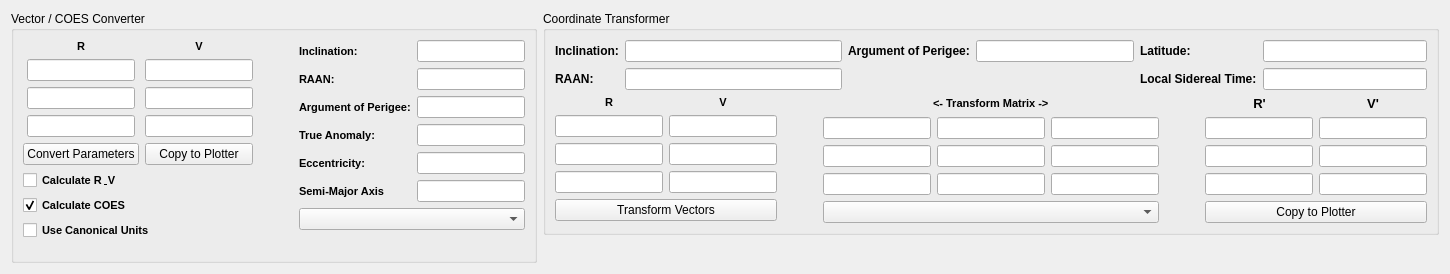
          <widget class="QWidget" name="coesCalcTab">
           <attribute name="title">
            <string>COES Calculator</string>
           </attribute>
           <layout class="QHBoxLayout" name="horizontalLayout_31">
            <item alignment="Qt::AlignLeft|Qt::AlignTop">
             <widget class="QGroupBox" name="groupBox_7">
              <property name="title">
               <string>Vector / COES Converter</string>
              </property>
              <layout class="QHBoxLayout" name="horizontalLayout_30">
               <item>
                <layout class="QFormLayout" name="formLayout_17">
                 <property name="labelAlignment">
                  <set>Qt::AlignCenter</set>
                 </property>
                 <property name="formAlignment">
                  <set>Qt::AlignHCenter|Qt::AlignTop</set>
                 </property>
                 <item row="0" column="0">
                  <widget class="QLabel" name="label_88">
                   <property name="font">
                    <font>
                     <pointsize>8</pointsize>
                     <weight>75</weight>
                     <bold>true</bold>
                    </font>
                   </property>
                   <property name="text">
                    <string>R</string>
                   </property>
                   <property name="alignment">
                    <set>Qt::AlignCenter</set>
                   </property>
                  </widget>
                 </item>
                 <item row="0" column="1">
                  <widget class="QLabel" name="label_89">
                   <property name="font">
                    <font>
                     <pointsize>8</pointsize>
                     <weight>75</weight>
                     <bold>true</bold>
                    </font>
                   </property>
                   <property name="text">
                    <string>V</string>
                   </property>
                   <property name="alignment">
                    <set>Qt::AlignCenter</set>
                   </property>
                  </widget>
                 </item>
                 <item row="1" column="0">
                  <widget class="QLineEdit" name="r1VecCoesConverterEdit">
                   <property name="alignment">
                    <set>Qt::AlignCenter</set>
                   </property>
                  </widget>
                 </item>
                 <item row="1" column="1">
                  <widget class="QLineEdit" name="v1VecCoesConverterEdit">
                   <property name="alignment">
                    <set>Qt::AlignCenter</set>
                   </property>
                  </widget>
                 </item>
                 <item row="2" column="0">
                  <widget class="QLineEdit" name="r2VecCoesConverterEdit">
                   <property name="alignment">
                    <set>Qt::AlignCenter</set>
                   </property>
                  </widget>
                 </item>
                 <item row="2" column="1">
                  <widget class="QLineEdit" name="v2VecCoesConverterEdit">
                   <property name="alignment">
                    <set>Qt::AlignCenter</set>
                   </property>
                  </widget>
                 </item>
                 <item row="3" column="0">
                  <widget class="QLineEdit" name="r3VecCoesConverterEdit">
                   <property name="alignment">
                    <set>Qt::AlignCenter</set>
                   </property>
                  </widget>
                 </item>
                 <item row="3" column="1">
                  <widget class="QLineEdit" name="v3VecCoesConverterEdit">
                   <property name="alignment">
                    <set>Qt::AlignCenter</set>
                   </property>
                  </widget>
                 </item>
                 <item row="4" column="0">
                  <widget class="QPushButton" name="convertVectorCoesBtn">
                   <property name="text">
                    <string>Convert Parameters</string>
                   </property>
                  </widget>
                 </item>
                 <item row="4" column="1">
                  <widget class="QPushButton" name="copyCoesConverterVecsToPlotterBtn">
                   <property name="text">
                    <string>Copy to Plotter</string>
                   </property>
                  </widget>
                 </item>
                 <item row="5" column="0" colspan="2">
                  <widget class="QCheckBox" name="calculateRVchckbx">
                   <property name="font">
                    <font>
                     <pointsize>8</pointsize>
                     <weight>75</weight>
                     <bold>true</bold>
                    </font>
                   </property>
                   <property name="text">
                    <string>Calculate R &amp; V</string>
                   </property>
                   <property name="checked">
                    <bool>false</bool>
                   </property>
                   <attribute name="buttonGroup">
                    <string notr="true">buttonGroup_2</string>
                   </attribute>
                  </widget>
                 </item>
                 <item row="6" column="0" colspan="2">
                  <widget class="QCheckBox" name="calculateCoesChckbx">
                   <property name="font">
                    <font>
                     <pointsize>8</pointsize>
                     <weight>75</weight>
                     <bold>true</bold>
                    </font>
                   </property>
                   <property name="text">
                    <string>Calculate COES</string>
                   </property>
                   <property name="checked">
                    <bool>true</bool>
                   </property>
                   <attribute name="buttonGroup">
                    <string notr="true">buttonGroup_2</string>
                   </attribute>
                  </widget>
                 </item>
                 <item row="7" column="0" colspan="2">
                  <widget class="QCheckBox" name="vecCoesConverterUseCanonicalChckBx">
                   <property name="font">
                    <font>
                     <pointsize>8</pointsize>
                     <weight>75</weight>
                     <bold>true</bold>
                    </font>
                   </property>
                   <property name="text">
                    <string>Use Canonical Units</string>
                   </property>
                  </widget>
                 </item>
                </layout>
               </item>
               <item>
                <spacer name="horizontalSpacer_3">
                 <property name="orientation">
                  <enum>Qt::Horizontal</enum>
                 </property>
                 <property name="sizeHint" stdset="0">
                  <size>
                   <width>40</width>
                   <height>20</height>
                  </size>
                 </property>
                </spacer>
               </item>
               <item>
                <layout class="QFormLayout" name="formLayout_2">
                 <item row="0" column="0">
                  <widget class="QLabel" name="label_90">
                   <property name="font">
                    <font>
                     <pointsize>8</pointsize>
                     <weight>75</weight>
                     <bold>true</bold>
                    </font>
                   </property>
                   <property name="text">
                    <string>Inclination:</string>
                   </property>
                  </widget>
                 </item>
                 <item row="0" column="1">
                  <widget class="QLineEdit" name="inclinationCoesConvertEdit">
                   <property name="alignment">
                    <set>Qt::AlignCenter</set>
                   </property>
                  </widget>
                 </item>
                 <item row="1" column="0">
                  <widget class="QLabel" name="label_91">
                   <property name="font">
                    <font>
                     <pointsize>8</pointsize>
                     <weight>75</weight>
                     <bold>true</bold>
                    </font>
                   </property>
                   <property name="text">
                    <string>RAAN:</string>
                   </property>
                  </widget>
                 </item>
                 <item row="1" column="1">
                  <widget class="QLineEdit" name="raanCoesConvertEdit">
                   <property name="alignment">
                    <set>Qt::AlignCenter</set>
                   </property>
                  </widget>
                 </item>
                 <item row="2" column="0">
                  <widget class="QLabel" name="label_92">
                   <property name="font">
                    <font>
                     <pointsize>8</pointsize>
                     <weight>75</weight>
                     <bold>true</bold>
                    </font>
                   </property>
                   <property name="text">
                    <string>Argument of Perigee:</string>
                   </property>
                  </widget>
                 </item>
                 <item row="2" column="1">
                  <widget class="QLineEdit" name="argPerigCoesConvertEdit">
                   <property name="alignment">
                    <set>Qt::AlignCenter</set>
                   </property>
                  </widget>
                 </item>
                 <item row="3" column="0">
                  <widget class="QLabel" name="label_93">
                   <property name="font">
                    <font>
                     <pointsize>8</pointsize>
                     <weight>75</weight>
                     <bold>true</bold>
                    </font>
                   </property>
                   <property name="text">
                    <string>True Anomaly:</string>
                   </property>
                  </widget>
                 </item>
                 <item row="3" column="1">
                  <widget class="QLineEdit" name="trueAnomalyCoesConvertEdit">
                   <property name="alignment">
                    <set>Qt::AlignCenter</set>
                   </property>
                  </widget>
                 </item>
                 <item row="4" column="0">
                  <widget class="QLabel" name="label_94">
                   <property name="font">
                    <font>
                     <pointsize>8</pointsize>
                     <weight>75</weight>
                     <bold>true</bold>
                    </font>
                   </property>
                   <property name="text">
                    <string>Eccentricity:</string>
                   </property>
                  </widget>
                 </item>
                 <item row="4" column="1">
                  <widget class="QLineEdit" name="eccentricityCoesconvertEdit">
                   <property name="alignment">
                    <set>Qt::AlignCenter</set>
                   </property>
                  </widget>
                 </item>
                 <item row="5" column="0">
                  <widget class="QLabel" name="label_95">
                   <property name="font">
                    <font>
                     <pointsize>8</pointsize>
                     <weight>75</weight>
                     <bold>true</bold>
                    </font>
                   </property>
                   <property name="text">
                    <string>Semi-Major Axis</string>
                   </property>
                  </widget>
                 </item>
                 <item row="5" column="1">
                  <widget class="QLineEdit" name="semiMajorAxisCoesConvertEdit">
                   <property name="alignment">
                    <set>Qt::AlignCenter</set>
                   </property>
                  </widget>
                 </item>
                 <item row="7" column="0" colspan="2">
                  <widget class="QLabel" name="label_98">
                   <property name="font">
                    <font>
                     <pointsize>10</pointsize>
                     <weight>75</weight>
                     <bold>true</bold>
                    </font>
                   </property>
                   <property name="text">
                    <string/>
                   </property>
                   <property name="alignment">
                    <set>Qt::AlignCenter</set>
                   </property>
                  </widget>
                 </item>
                 <item row="6" column="0" colspan="2">
                  <widget class="QComboBox" name="vecCoesConverterCombobx"/>
                 </item>
                </layout>
               </item>
              </layout>
             </widget>
            </item>
            <item alignment="Qt::AlignLeft|Qt::AlignTop">
             <widget class="QGroupBox" name="groupBox_6">
              <property name="title">
               <string>Coordinate Transformer</string>
              </property>
              <layout class="QVBoxLayout" name="verticalLayout_15">
               <item>
                <layout class="QHBoxLayout" name="horizontalLayout_22">
                 <item>
                  <layout class="QFormLayout" name="formLayout_20">
                   <item row="0" column="0">
                    <widget class="QLabel" name="label_76">
                     <property name="font">
                      <font>
                       <weight>75</weight>
                       <bold>true</bold>
                      </font>
                     </property>
                     <property name="text">
                      <string>Inclination:</string>
                     </property>
                    </widget>
                   </item>
                   <item row="0" column="1">
                    <widget class="QLineEdit" name="transformInclinationEdit"/>
                   </item>
                   <item row="1" column="0">
                    <widget class="QLabel" name="label_77">
                     <property name="font">
                      <font>
                       <weight>75</weight>
                       <bold>true</bold>
                      </font>
                     </property>
                     <property name="text">
                      <string>RAAN:</string>
                     </property>
                    </widget>
                   </item>
                   <item row="1" column="1">
                    <widget class="QLineEdit" name="transformRaanEdit"/>
                   </item>
                  </layout>
                 </item>
                 <item>
                  <layout class="QFormLayout" name="formLayout_21">
                   <item row="0" column="0">
                    <widget class="QLabel" name="label_79">
                     <property name="font">
                      <font>
                       <weight>75</weight>
                       <bold>true</bold>
                      </font>
                     </property>
                     <property name="text">
                      <string>Argument of Perigee:</string>
                     </property>
                    </widget>
                   </item>
                   <item row="0" column="1">
                    <widget class="QLineEdit" name="transformAopEdit"/>
                   </item>
                  </layout>
                 </item>
                 <item>
                  <layout class="QFormLayout" name="formLayout_8">
                   <item row="0" column="0">
                    <widget class="QLabel" name="label_75">
                     <property name="font">
                      <font>
                       <weight>75</weight>
                       <bold>true</bold>
                      </font>
                     </property>
                     <property name="text">
                      <string>Latitude:</string>
                     </property>
                    </widget>
                   </item>
                   <item row="0" column="1">
                    <widget class="QLineEdit" name="transformLatEdit"/>
                   </item>
                   <item row="1" column="1">
                    <widget class="QLineEdit" name="transformLstEdit"/>
                   </item>
                   <item row="1" column="0">
                    <widget class="QLabel" name="label_78">
                     <property name="font">
                      <font>
                       <weight>75</weight>
                       <bold>true</bold>
                      </font>
                     </property>
                     <property name="text">
                      <string>Local Sidereal Time:</string>
                     </property>
                    </widget>
                   </item>
                  </layout>
                 </item>
                </layout>
               </item>
               <item>
                <layout class="QHBoxLayout" name="horizontalLayout_32">
                 <item>
                  <layout class="QFormLayout" name="formLayout_18">
                   <property name="labelAlignment">
                    <set>Qt::AlignCenter</set>
                   </property>
                   <property name="formAlignment">
                    <set>Qt::AlignHCenter|Qt::AlignTop</set>
                   </property>
                   <item row="0" column="0">
                    <widget class="QLabel" name="label_97">
                     <property name="font">
                      <font>
                       <pointsize>8</pointsize>
                       <weight>75</weight>
                       <bold>true</bold>
                      </font>
                     </property>
                     <property name="text">
                      <string>R</string>
                     </property>
                     <property name="alignment">
                      <set>Qt::AlignCenter</set>
                     </property>
                    </widget>
                   </item>
                   <item row="0" column="1">
                    <widget class="QLabel" name="label_96">
                     <property name="font">
                      <font>
                       <pointsize>8</pointsize>
                       <weight>75</weight>
                       <bold>true</bold>
                      </font>
                     </property>
                     <property name="text">
                      <string>V</string>
                     </property>
                     <property name="alignment">
                      <set>Qt::AlignCenter</set>
                     </property>
                    </widget>
                   </item>
                   <item row="1" column="0">
                    <widget class="QLineEdit" name="r1TTransformEdit">
                     <property name="alignment">
                      <set>Qt::AlignCenter</set>
                     </property>
                    </widget>
                   </item>
                   <item row="1" column="1">
                    <widget class="QLineEdit" name="v1TTransformEdit">
                     <property name="alignment">
                      <set>Qt::AlignCenter</set>
                     </property>
                    </widget>
                   </item>
                   <item row="2" column="0">
                    <widget class="QLineEdit" name="r2TTransformEdit">
                     <property name="alignment">
                      <set>Qt::AlignCenter</set>
                     </property>
                    </widget>
                   </item>
                   <item row="2" column="1">
                    <widget class="QLineEdit" name="v2TTransformEdit">
                     <property name="alignment">
                      <set>Qt::AlignCenter</set>
                     </property>
                    </widget>
                   </item>
                   <item row="3" column="0">
                    <widget class="QLineEdit" name="r3TTransformEdit">
                     <property name="alignment">
                      <set>Qt::AlignCenter</set>
                     </property>
                    </widget>
                   </item>
                   <item row="3" column="1">
                    <widget class="QLineEdit" name="v3TTransformEdit">
                     <property name="alignment">
                      <set>Qt::AlignCenter</set>
                     </property>
                    </widget>
                   </item>
                   <item row="4" column="0" colspan="2">
                    <widget class="QPushButton" name="transformOrbitVectorsBtn">
                     <property name="text">
                      <string>Transform Vectors</string>
                     </property>
                    </widget>
                   </item>
                  </layout>
                 </item>
                 <item>
                  <spacer name="horizontalSpacer_4">
                   <property name="orientation">
                    <enum>Qt::Horizontal</enum>
                   </property>
                   <property name="sizeHint" stdset="0">
                    <size>
                     <width>40</width>
                     <height>20</height>
                    </size>
                   </property>
                  </spacer>
                 </item>
                 <item>
                  <layout class="QGridLayout" name="gridLayout" rowstretch="0,0,0,0,0">
                   <item row="3" column="0">
                    <widget class="QLineEdit" name="transformMatric31Edit">
                     <property name="alignment">
                      <set>Qt::AlignCenter</set>
                     </property>
                    </widget>
                   </item>
                   <item row="3" column="1">
                    <widget class="QLineEdit" name="transformMatric32Edit">
                     <property name="alignment">
                      <set>Qt::AlignCenter</set>
                     </property>
                    </widget>
                   </item>
                   <item row="2" column="0">
                    <widget class="QLineEdit" name="transformMatric21Edit">
                     <property name="alignment">
                      <set>Qt::AlignCenter</set>
                     </property>
                    </widget>
                   </item>
                   <item row="1" column="0">
                    <widget class="QLineEdit" name="transformMatric11Edit">
                     <property name="alignment">
                      <set>Qt::AlignCenter</set>
                     </property>
                    </widget>
                   </item>
                   <item row="1" column="2">
                    <widget class="QLineEdit" name="transformMatric13Edit">
                     <property name="alignment">
                      <set>Qt::AlignCenter</set>
                     </property>
                    </widget>
                   </item>
                   <item row="0" column="0" colspan="3" alignment="Qt::AlignHCenter|Qt::AlignVCenter">
                    <widget class="QLabel" name="label_101">
                     <property name="maximumSize">
                      <size>
                       <width>16777215</width>
                       <height>16777215</height>
                      </size>
                     </property>
                     <property name="font">
                      <font>
                       <pointsize>8</pointsize>
                       <weight>75</weight>
                       <bold>true</bold>
                      </font>
                     </property>
                     <property name="text">
                      <string>&lt;-   Transform Matrix   -&gt;</string>
                     </property>
                     <property name="alignment">
                      <set>Qt::AlignBottom|Qt::AlignLeading|Qt::AlignLeft</set>
                     </property>
                    </widget>
                   </item>
                   <item row="2" column="2">
                    <widget class="QLineEdit" name="transformMatric23Edit">
                     <property name="alignment">
                      <set>Qt::AlignCenter</set>
                     </property>
                    </widget>
                   </item>
                   <item row="3" column="2">
                    <widget class="QLineEdit" name="transformMatric33Edit">
                     <property name="alignment">
                      <set>Qt::AlignCenter</set>
                     </property>
                    </widget>
                   </item>
                   <item row="1" column="1">
                    <widget class="QLineEdit" name="transformMatric12Edit">
                     <property name="alignment">
                      <set>Qt::AlignCenter</set>
                     </property>
                    </widget>
                   </item>
                   <item row="2" column="1">
                    <widget class="QLineEdit" name="transformMatric22Edit">
                     <property name="alignment">
                      <set>Qt::AlignCenter</set>
                     </property>
                    </widget>
                   </item>
                   <item row="4" column="0" colspan="3">
                    <widget class="QComboBox" name="transformMatrixComboBx"/>
                   </item>
                  </layout>
                 </item>
                 <item>
                  <spacer name="horizontalSpacer_5">
                   <property name="orientation">
                    <enum>Qt::Horizontal</enum>
                   </property>
                   <property name="sizeHint" stdset="0">
                    <size>
                     <width>40</width>
                     <height>20</height>
                    </size>
                   </property>
                  </spacer>
                 </item>
                 <item>
                  <layout class="QFormLayout" name="formLayout_19">
                   <property name="labelAlignment">
                    <set>Qt::AlignCenter</set>
                   </property>
                   <property name="formAlignment">
                    <set>Qt::AlignHCenter|Qt::AlignTop</set>
                   </property>
                   <item row="0" column="0">
                    <widget class="QLabel" name="label_100">
                     <property name="font">
                      <font>
                       <pointsize>10</pointsize>
                       <weight>75</weight>
                       <bold>true</bold>
                      </font>
                     </property>
                     <property name="text">
                      <string>R'</string>
                     </property>
                     <property name="alignment">
                      <set>Qt::AlignCenter</set>
                     </property>
                    </widget>
                   </item>
                   <item row="0" column="1">
                    <widget class="QLabel" name="label_99">
                     <property name="font">
                      <font>
                       <pointsize>10</pointsize>
                       <weight>75</weight>
                       <bold>true</bold>
                      </font>
                     </property>
                     <property name="text">
                      <string>V'</string>
                     </property>
                     <property name="alignment">
                      <set>Qt::AlignCenter</set>
                     </property>
                    </widget>
                   </item>
                   <item row="1" column="0">
                    <widget class="QLineEdit" name="r1PrimeTransformEdit">
                     <property name="alignment">
                      <set>Qt::AlignCenter</set>
                     </property>
                     <property name="readOnly">
                      <bool>true</bool>
                     </property>
                    </widget>
                   </item>
                   <item row="1" column="1">
                    <widget class="QLineEdit" name="v1PrimeTransformEdit">
                     <property name="alignment">
                      <set>Qt::AlignCenter</set>
                     </property>
                     <property name="readOnly">
                      <bool>true</bool>
                     </property>
                    </widget>
                   </item>
                   <item row="2" column="0">
                    <widget class="QLineEdit" name="r2PrimeTransformEdit">
                     <property name="alignment">
                      <set>Qt::AlignCenter</set>
                     </property>
                     <property name="readOnly">
                      <bool>true</bool>
                     </property>
                    </widget>
                   </item>
                   <item row="2" column="1">
                    <widget class="QLineEdit" name="v2PrimeTransformEdit">
                     <property name="alignment">
                      <set>Qt::AlignCenter</set>
                     </property>
                     <property name="readOnly">
                      <bool>true</bool>
                     </property>
                    </widget>
                   </item>
                   <item row="3" column="0">
                    <widget class="QLineEdit" name="r3PrimeTransformEdit">
                     <property name="alignment">
                      <set>Qt::AlignCenter</set>
                     </property>
                     <property name="readOnly">
                      <bool>true</bool>
                     </property>
                    </widget>
                   </item>
                   <item row="3" column="1">
                    <widget class="QLineEdit" name="v3PrimeTransformEdit">
                     <property name="alignment">
                      <set>Qt::AlignCenter</set>
                     </property>
                     <property name="readOnly">
                      <bool>true</bool>
                     </property>
                    </widget>
                   </item>
                   <item row="4" column="0" colspan="2">
                    <widget class="QPushButton" name="copyTransformVectorsToPlotterBtn">
                     <property name="text">
                      <string>Copy to Plotter</string>
                     </property>
                    </widget>
                   </item>
                  </layout>
                 </item>
                </layout>
               </item>
              </layout>
             </widget>
            </item>
           </layout>
          </widget>
